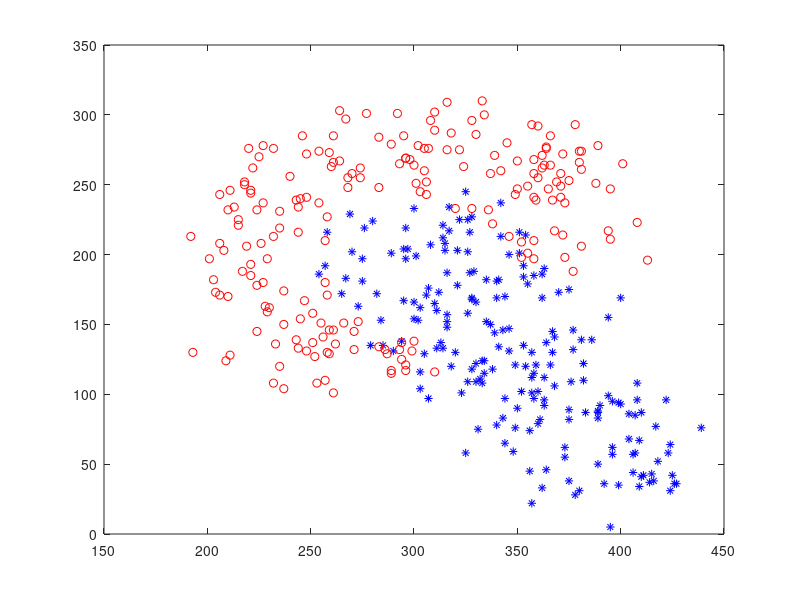

Recreate this plot in MATLAB. (Note: this script raises an error after producing the figure.)
%% selected linear methods
close all;
clear all; 
load('assign3 2017.mat');

%% regular selected-linear classifier
q = 10;

selected_a = datasample(a,q,'Replace',false);
selected_b = datasample(b,q,'Replace',false);
errors = [];

for i = 1:10
    mu_a = selected_a(i,:);
    mu_b = selected_b(i,:);
    q_wrong = 0;
    
    for j = 1:200
        if ((a(j,:)-mu_a)*(a(j,:)-mu_a)') > ((a(j,:)-mu_b)*(a(j,:)-mu_b)')
            q_wrong = q_wrong + 1;
        end

        if ((b(j,:)-mu_a)*(b(j,:)-mu_a)') < ((b(j,:)-mu_b)*(b(j,:)-mu_b)')
            q_wrong = q_wrong + 1;
        end
    end
    errors = [errors,q_wrong/400];
end

[M,I] = min(errors);
sl_mu_a = selected_a(I,:);
sl_mu_b = selected_b(I,:);
sl_P_error = M

%% choosing d1
d1_a = datasample(a,50,'Replace',false);
d1_b = datasample(b,50,'Replace',false); 

%% train c1 using d1
q = 10;
selected_a = datasample(d1_a,q,'Replace',false);
selected_b = datasample(d1_b,q,'Replace',false);
errors = [];

for i = 1:10
    mu_a = selected_a(i,:);
    mu_b = selected_b(i,:);
    q_wrong = 0;
    
    for j = 1:200
        if ((a(j,:)-mu_a)*(a(j,:)-mu_a)') > ((a(j,:)-mu_b)*(a(j,:)-mu_b)')
            q_wrong = q_wrong + 1;
        end

        if ((b(j,:)-mu_a)*(b(j,:)-mu_a)') < ((b(j,:)-mu_b)*(b(j,:)-mu_b)')
            q_wrong = q_wrong + 1;
        end
    end
    errors = [errors,q_wrong/400];
end

[M,I] = min(errors);
c1_mu_a = selected_a(I,:);
c1_mu_b = selected_b(I,:);
c1_P_error = M
%% classify by c1 and create d2
c1_a_correct = [];
c1_a_incorrect = [];
c1_b_correct = [];
c1_b_incorrect = [];   
c1_a_wrong = 0;
c1_b_wrong = 0;

for j = 1:200
    if ((a(j,:)-c1_mu_a)*(a(j,:)-c1_mu_a)') > ((a(j,:)-c1_mu_b)*(a(j,:)-c1_mu_b)')
        c1_a_wrong = c1_a_wrong + 1;
        c1_a_incorrect = [c1_a_incorrect;a(j,:)];
    else
        c1_a_correct = [c1_a_correct;a(j,:)];
    end

    if ((b(j,:)-c1_mu_a)*(b(j,:)-c1_mu_a)') < ((b(j,:)-c1_mu_b)*(b(j,:)-c1_mu_b)')
        c1_b_wrong = c1_b_wrong + 1;
        c1_b_incorrect = [c1_b_incorrect;b(j,:)];
    else
        c1_b_correct = [c1_b_correct;b(j,:)];
    end
end

c1_wrong = c1_a_wrong + c1_b_wrong;

d2_a = datasample(c1_a_correct,floor(c1_a_wrong/2),'Replace',false);
d2_a = [d2_a;datasample(c1_a_incorrect,floor(c1_a_wrong/2),'Replace',false)];

d2_b = datasample(c1_b_correct,ceil(c1_b_wrong/2),'Replace',false);
d2_b = [d2_b;datasample(c1_b_incorrect,ceil(c1_b_wrong/2),'Replace',false)];

%% train c2 using d2
if q < size(selected_a,1)
	selected_a = datasample(d2_a,q,'Replace',false);
else
	selected_a = datasample(d2_a,q,'Replace',true);
end

if q < size(selected_b,1)
	selected_b = datasample(d2_b,q,'Replace',false);
else
	selected_b = datasample(d2_b,q,'Replace',true);
end

errors = [];
for i = 1:10
    mu_a = selected_a(i,:);
    mu_b = selected_b(i,:);
    q_wrong = 0;
    
    for j = 1:200
        if ((a(j,:)-mu_a)*(a(j,:)-mu_a)') > ((a(j,:)-mu_b)*(a(j,:)-mu_b)')
            q_wrong = q_wrong + 1;
        end

        if ((b(j,:)-mu_a)*(b(j,:)-mu_a)') < ((b(j,:)-mu_b)*(b(j,:)-mu_b)')
            q_wrong = q_wrong + 1;
        end
    end
    errors = [errors,q_wrong/400];
end

[M,I] = min(errors);
c2_mu_a = selected_a(I,:);
c2_mu_b = selected_b(I,:);
c2_P_error = M
%% selecting d3 using c1 and c2
c2_a_incorrect = [];
c2_b_incorrect = [];
c2_a_wrong = 0;
c2_b_wrong = 0;

for j = 1:200
    if (((a(j,:)-c1_mu_a)*(a(j,:)-c1_mu_a)') > ((a(j,:)-c1_mu_b)*(a(j,:)-c1_mu_b)')) && (((a(j,:)-c2_mu_a)*(a(j,:)-c2_mu_a)') < ((a(j,:)-c2_mu_b)*(a(j,:)-c2_mu_b)'))
        c2_a_wrong = c2_a_wrong + 1;
        c2_a_incorrect = [c2_a_incorrect;a(j,:)];
    end

    if (((a(j,:)-c1_mu_a)*(a(j,:)-c1_mu_a)') < ((a(j,:)-c1_mu_b)*(a(j,:)-c1_mu_b)')) && (((a(j,:)-c2_mu_a)*(a(j,:)-c2_mu_a)') > ((a(j,:)-c2_mu_b)*(a(j,:)-c2_mu_b)'))
        c2_a_wrong = c2_a_wrong + 1;
        c2_a_incorrect = [c2_a_incorrect;a(j,:)];
    end
    
    if (((b(j,:)-c1_mu_a)*(b(j,:)-c1_mu_a)') > ((b(j,:)-c1_mu_b)*(b(j,:)-c1_mu_b)')) && (((b(j,:)-c2_mu_a)*(b(j,:)-c2_mu_a)') < ((b(j,:)-c2_mu_b)*(b(j,:)-c2_mu_b)'))
        c2_b_wrong = c2_b_wrong + 1;
        c2_b_incorrect = [c2_b_incorrect;b(j,:)];
    end

    if (((b(j,:)-c1_mu_a)*(b(j,:)-c1_mu_a)') < ((b(j,:)-c1_mu_b)*(b(j,:)-c1_mu_b)')) && (((b(j,:)-c2_mu_a)*(b(j,:)-c2_mu_a)') > ((b(j,:)-c2_mu_b)*(b(j,:)-c2_mu_b)'))
        c2_b_wrong = c2_b_wrong + 1;
        c2_b_incorrect = [c2_b_incorrect;b(j,:)];
    end
    
end
d3_a = c2_a_incorrect;
d3_b = c2_b_incorrect;

%% train c3 using d3
if q < size(selected_a,1)
	selected_a = datasample(d3_a,q,'Replace',false);
else
	selected_a = datasample(d3_a,q,'Replace',true);
end

if q < size(selected_b,1)
	selected_b = datasample(d3_b,q,'Replace',false);
else
	selected_b = datasample(d3_b,q,'Replace',true);
end

errors = [];
for i = 1:10
    mu_a = selected_a(i,:);
    mu_b = selected_b(i,:);
    q_wrong = 0;
    
    for j = 1:200
        if ((a(j,:)-mu_a)*(a(j,:)-mu_a)') > ((a(j,:)-mu_b)*(a(j,:)-mu_b)')
            q_wrong = q_wrong + 1;
        end

        if ((b(j,:)-mu_a)*(b(j,:)-mu_a)') < ((b(j,:)-mu_b)*(b(j,:)-mu_b)')
            q_wrong = q_wrong + 1;
        end
    end
    errors = [errors,q_wrong/400];
end
[M,I] = min(errors);
c3_mu_a = selected_a(I,:);
c3_mu_b = selected_b(I,:);
c3_P_error = M
%% majority vote for C1,C2,C3
boosting_sl_wrong = 0;
for j = 1:200
    c1_a_a = (a(j,:)-c1_mu_a)*(a(j,:)-c1_mu_a)';
    c1_a_b = (a(j,:)-c1_mu_b)*(a(j,:)-c1_mu_b)';
    c2_a_a = (a(j,:)-c2_mu_a)*(a(j,:)-c2_mu_a)';
    c2_a_b = (a(j,:)-c2_mu_b)*(a(j,:)-c2_mu_b)';
    c3_a_a = (a(j,:)-c3_mu_a)*(a(j,:)-c3_mu_a)';
    c3_a_b = (a(j,:)-c3_mu_b)*(a(j,:)-c3_mu_b)';
    
    if (c1_a_a>c1_a_b & c2_a_a>c2_a_b) | (c1_a_a>c1_a_b & c3_a_a>c3_a_b) | (c2_a_a>c2_a_b & c3_a_a>c3_a_b)
        boosting_sl_wrong = boosting_sl_wrong + 1;
    end
    
    c1_b_a = (b(j,:)-c1_mu_a)*(b(j,:)-c1_mu_a)';
    c1_b_b = (b(j,:)-c1_mu_b)*(b(j,:)-c1_mu_b)';
    c2_b_a = (b(j,:)-c2_mu_a)*(b(j,:)-c2_mu_a)';
    c2_b_b = (b(j,:)-c2_mu_b)*(b(j,:)-c2_mu_b)';
    c3_b_a = (b(j,:)-c3_mu_a)*(b(j,:)-c3_mu_a)';
    c3_b_b = (b(j,:)-c3_mu_b)*(b(j,:)-c3_mu_b)';
    
    if (c1_b_a<c1_b_b & c2_b_a<c2_b_b) | (c1_b_a<c1_b_b & c3_b_a<c3_b_b) | (c2_b_a<c2_b_b & c3_b_a<c3_b_b)
        boosting_sl_wrong = boosting_sl_wrong + 1;
    end
end

boosting_P_error = boosting_sl_wrong/400

plot(a(:,1),a(:,2),'b*');
hold
plot(b(:,1),b(:,2),'ro');

syms x y 
z=[x,y];
sl_boundary = (((z-sl_mu_a)*(z-sl_mu_a)') - ((z-sl_mu_b)*(z-sl_mu_b)'));
c1_boundary = (((z-c1_mu_a)*(z-c1_mu_a)') - ((z-c1_mu_b)*(z-c1_mu_b)'));
c2_boundary = (((z-c2_mu_a)*(z-c2_mu_a)') - ((z-c2_mu_b)*(z-c2_mu_b)'));
c3_boundary = (((z-c3_mu_a)*(z-c3_mu_a)') - ((z-c3_mu_b)*(z-c3_mu_b)'));


line0 = ezplot(sl_boundary==0,[0,500],[0,350]);
set(line0,'color','k','Linewidth',1);

line1 = ezplot(c1_boundary==0,[0,500],[0,350]);
set(line1,'color','y','Linewidth',1);

line2 = ezplot(c2_boundary==0,[0,500],[0,350]);
set(line2,'color','b','Linewidth',1);

line3 = ezplot(c3_boundary==0,[0,500],[0,350]);
set(line3,'color','g','Linewidth',1);

x = 0:500;
y = 0:350;
[X,Y] = meshgrid(x,y);
Z = zeros(size(X));
    for n=1:numel(y)
        for m = 1:numel(x)
            xy=[x(m),y(n)]; 
		    c1_a_a = (xy-c1_mu_a)*(xy-c1_mu_a)';
		    c1_a_b = (xy-c1_mu_b)*(xy-c1_mu_b)';
		    c2_a_a = (xy-c2_mu_a)*(xy-c2_mu_a)';
		    c2_a_b = (xy-c2_mu_b)*(xy-c2_mu_b)';
		    c3_a_a = (xy-c3_mu_a)*(xy-c3_mu_a)';
		    c3_a_b = (xy-c3_mu_b)*(xy-c3_mu_b)';
		    if (c1_a_a>c1_a_b & c2_a_a>c2_a_b) | (c1_a_a>c1_a_b & c3_a_a>c3_a_b) | (c2_a_a>c2_a_b & c3_a_a>c3_a_b)
		        Z(n,m) = 1;
		    else
		    	Z(n,m) = 0;
            end
        end
    end
%figure;
contour(X,Y,Z,'r','LineWidth',1.5);

legend('Class a','Class b','Regular SL','C1','C2','C3','decision boundary');
title('Classifier boosting selected linear');


